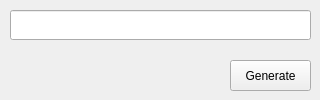
<?xml version="1.0" encoding="UTF-8"?>
<ui version="4.0">
 <class>Form</class>
 <widget class="QWidget" name="Form">
  <property name="geometry">
   <rect>
    <x>0</x>
    <y>0</y>
    <width>320</width>
    <height>100</height>
   </rect>
  </property>
  <property name="sizePolicy">
   <sizepolicy hsizetype="Fixed" vsizetype="Fixed">
    <horstretch>0</horstretch>
    <verstretch>0</verstretch>
   </sizepolicy>
  </property>
  <property name="minimumSize">
   <size>
    <width>320</width>
    <height>100</height>
   </size>
  </property>
  <property name="maximumSize">
   <size>
    <width>320</width>
    <height>100</height>
   </size>
  </property>
  <property name="windowTitle">
   <string>TTS App</string>
  </property>
  <widget class="QLineEdit" name="txtQrData">
   <property name="geometry">
    <rect>
     <x>10</x>
     <y>10</y>
     <width>301</width>
     <height>30</height>
    </rect>
   </property>
  </widget>
  <widget class="QPushButton" name="btnQrGen">
   <property name="geometry">
    <rect>
     <x>230</x>
     <y>60</y>
     <width>81</width>
     <height>31</height>
    </rect>
   </property>
   <property name="text">
    <string>Generate</string>
   </property>
  </widget>
 </widget>
 <resources/>
 <connections/>
</ui>
